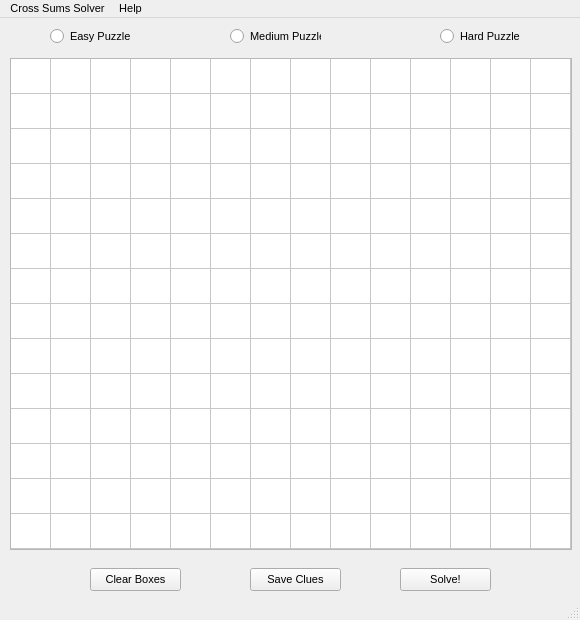
<?xml version="1.0" encoding="UTF-8"?>
<ui version="4.0">
 <class>CrossSumsUI</class>
 <widget class="QMainWindow" name="CrossSumsUI">
  <property name="geometry">
   <rect>
    <x>0</x>
    <y>0</y>
    <width>580</width>
    <height>620</height>
   </rect>
  </property>
  <property name="sizePolicy">
   <sizepolicy hsizetype="Fixed" vsizetype="Fixed">
    <horstretch>0</horstretch>
    <verstretch>0</verstretch>
   </sizepolicy>
  </property>
  <property name="minimumSize">
   <size>
    <width>580</width>
    <height>620</height>
   </size>
  </property>
  <property name="maximumSize">
   <size>
    <width>580</width>
    <height>620</height>
   </size>
  </property>
  <property name="font">
   <font>
    <pointsize>8</pointsize>
   </font>
  </property>
  <property name="windowTitle">
   <string>Gen's Cross Sums</string>
  </property>
  <property name="windowIcon">
   <iconset>
    <normaloff>../favicon.ico</normaloff>../favicon.ico</iconset>
  </property>
  <widget class="QWidget" name="centralWidget">
   <property name="sizePolicy">
    <sizepolicy hsizetype="Fixed" vsizetype="Fixed">
     <horstretch>0</horstretch>
     <verstretch>0</verstretch>
    </sizepolicy>
   </property>
   <property name="minimumSize">
    <size>
     <width>580</width>
     <height>560</height>
    </size>
   </property>
   <property name="maximumSize">
    <size>
     <width>580</width>
     <height>580</height>
    </size>
   </property>
   <widget class="QPushButton" name="Clear">
    <property name="geometry">
     <rect>
      <x>90</x>
      <y>550</y>
      <width>91</width>
      <height>23</height>
     </rect>
    </property>
    <property name="text">
     <string>Clear Boxes</string>
    </property>
    <property name="icon">
     <iconset>
      <normaloff>../gnome_session_reboot.ico</normaloff>../gnome_session_reboot.ico</iconset>
    </property>
   </widget>
   <widget class="QPushButton" name="Solve">
    <property name="geometry">
     <rect>
      <x>400</x>
      <y>550</y>
      <width>91</width>
      <height>23</height>
     </rect>
    </property>
    <property name="text">
     <string>Solve!</string>
    </property>
    <property name="icon">
     <iconset>
      <normaloff>../gnome_color_chooser.ico</normaloff>../gnome_color_chooser.ico</iconset>
    </property>
   </widget>
   <widget class="QPushButton" name="Save">
    <property name="geometry">
     <rect>
      <x>250</x>
      <y>550</y>
      <width>91</width>
      <height>23</height>
     </rect>
    </property>
    <property name="text">
     <string>Save Clues</string>
    </property>
    <property name="icon">
     <iconset>
      <normaloff>../1311731968_Gnome-Document-Save-As-64.ico</normaloff>../1311731968_Gnome-Document-Save-As-64.ico</iconset>
    </property>
   </widget>
   <widget class="QTableWidget" name="tableWidget">
    <property name="geometry">
     <rect>
      <x>10</x>
      <y>40</y>
      <width>562</width>
      <height>492</height>
     </rect>
    </property>
    <property name="font">
     <font>
      <family>Ebrima</family>
      <pointsize>9</pointsize>
     </font>
    </property>
    <property name="rowCount">
     <number>14</number>
    </property>
    <property name="columnCount">
     <number>14</number>
    </property>
    <attribute name="horizontalHeaderVisible">
     <bool>false</bool>
    </attribute>
    <attribute name="horizontalHeaderDefaultSectionSize">
     <number>40</number>
    </attribute>
    <attribute name="horizontalHeaderHighlightSections">
     <bool>false</bool>
    </attribute>
    <attribute name="horizontalHeaderMinimumSectionSize">
     <number>0</number>
    </attribute>
    <attribute name="verticalHeaderVisible">
     <bool>false</bool>
    </attribute>
    <attribute name="verticalHeaderDefaultSectionSize">
     <number>35</number>
    </attribute>
    <attribute name="verticalHeaderHighlightSections">
     <bool>false</bool>
    </attribute>
    <attribute name="verticalHeaderMinimumSectionSize">
     <number>0</number>
    </attribute>
    <row/>
    <row/>
    <row/>
    <row/>
    <row/>
    <row/>
    <row/>
    <row/>
    <row/>
    <row/>
    <row/>
    <row/>
    <row/>
    <row/>
    <column/>
    <column/>
    <column/>
    <column/>
    <column/>
    <column/>
    <column/>
    <column/>
    <column/>
    <column/>
    <column/>
    <column/>
    <column/>
    <column/>
   </widget>
   <widget class="QRadioButton" name="PuzEasy">
    <property name="geometry">
     <rect>
      <x>50</x>
      <y>10</y>
      <width>82</width>
      <height>17</height>
     </rect>
    </property>
    <property name="text">
     <string>Easy Puzzle</string>
    </property>
   </widget>
   <widget class="QRadioButton" name="PuzMed">
    <property name="geometry">
     <rect>
      <x>230</x>
      <y>10</y>
      <width>91</width>
      <height>17</height>
     </rect>
    </property>
    <property name="text">
     <string>Medium Puzzle</string>
    </property>
   </widget>
   <widget class="QRadioButton" name="PuzHard">
    <property name="geometry">
     <rect>
      <x>440</x>
      <y>10</y>
      <width>82</width>
      <height>17</height>
     </rect>
    </property>
    <property name="text">
     <string>Hard Puzzle</string>
    </property>
   </widget>
  </widget>
  <widget class="QMenuBar" name="menuBar">
   <property name="geometry">
    <rect>
     <x>0</x>
     <y>0</y>
     <width>580</width>
     <height>19</height>
    </rect>
   </property>
   <widget class="QMenu" name="menuCross_Sums_Solver">
    <property name="title">
     <string>Cross Sums Solver</string>
    </property>
    <addaction name="actionClear_Entries"/>
    <addaction name="actionSave_Clues"/>
    <addaction name="actionSolve"/>
    <addaction name="separator"/>
    <addaction name="actionExit"/>
   </widget>
   <widget class="QMenu" name="menuHelp">
    <property name="title">
     <string>Help</string>
    </property>
    <addaction name="actionWhat_is_Cross_Sums"/>
    <addaction name="actionVersion_0_2"/>
   </widget>
   <addaction name="menuCross_Sums_Solver"/>
   <addaction name="menuHelp"/>
  </widget>
  <widget class="QStatusBar" name="statusBar">
   <property name="enabled">
    <bool>false</bool>
   </property>
  </widget>
  <action name="actionClear_Entries">
   <property name="icon">
    <iconset>
     <normaloff>../gnome_session_reboot.ico</normaloff>../gnome_session_reboot.ico</iconset>
   </property>
   <property name="text">
    <string>Clear Boxes</string>
   </property>
  </action>
  <action name="actionSolve">
   <property name="icon">
    <iconset>
     <normaloff>../gnome_color_chooser.ico</normaloff>../gnome_color_chooser.ico</iconset>
   </property>
   <property name="text">
    <string>Solve</string>
   </property>
  </action>
  <action name="actionWhat_is_Cross_Sums">
   <property name="icon">
    <iconset>
     <normaloff>../help_and_support.ico</normaloff>../help_and_support.ico</iconset>
   </property>
   <property name="text">
    <string>What is Cross Sums?</string>
   </property>
   <property name="toolTip">
    <string>Need help on how to play? Click me!</string>
   </property>
   <property name="statusTip">
    <string>Need help on how to play? Click me!</string>
   </property>
   <property name="shortcut">
    <string>Help</string>
   </property>
  </action>
  <action name="actionVersion_0_2">
   <property name="text">
    <string>Version 0.0.01</string>
   </property>
  </action>
  <action name="actionExit">
   <property name="icon">
    <iconset>
     <normaloff>../gnome_application_exit.ico</normaloff>../gnome_application_exit.ico</iconset>
   </property>
   <property name="text">
    <string>Exit</string>
   </property>
  </action>
  <action name="actionSave_Clues">
   <property name="icon">
    <iconset>
     <normaloff>../1311731968_Gnome-Document-Save-As-64.ico</normaloff>../1311731968_Gnome-Document-Save-As-64.ico</iconset>
   </property>
   <property name="text">
    <string>Save Clues</string>
   </property>
  </action>
 </widget>
 <layoutdefault spacing="6" margin="11"/>
 <resources/>
 <connections>
  <connection>
   <sender>PuzEasy</sender>
   <signal>clicked()</signal>
   <receiver>CrossSumsUI</receiver>
   <slot>setFocus()</slot>
   <hints>
    <hint type="sourcelabel">
     <x>70</x>
     <y>39</y>
    </hint>
    <hint type="destinationlabel">
     <x>235</x>
     <y>239</y>
    </hint>
   </hints>
  </connection>
  <connection>
   <sender>PuzMed</sender>
   <signal>clicked()</signal>
   <receiver>CrossSumsUI</receiver>
   <slot>setFocus()</slot>
   <hints>
    <hint type="sourcelabel">
     <x>225</x>
     <y>39</y>
    </hint>
    <hint type="destinationlabel">
     <x>235</x>
     <y>239</y>
    </hint>
   </hints>
  </connection>
  <connection>
   <sender>PuzHard</sender>
   <signal>clicked()</signal>
   <receiver>CrossSumsUI</receiver>
   <slot>setFocus()</slot>
   <hints>
    <hint type="sourcelabel">
     <x>370</x>
     <y>39</y>
    </hint>
    <hint type="destinationlabel">
     <x>235</x>
     <y>239</y>
    </hint>
   </hints>
  </connection>
 </connections>
</ui>
